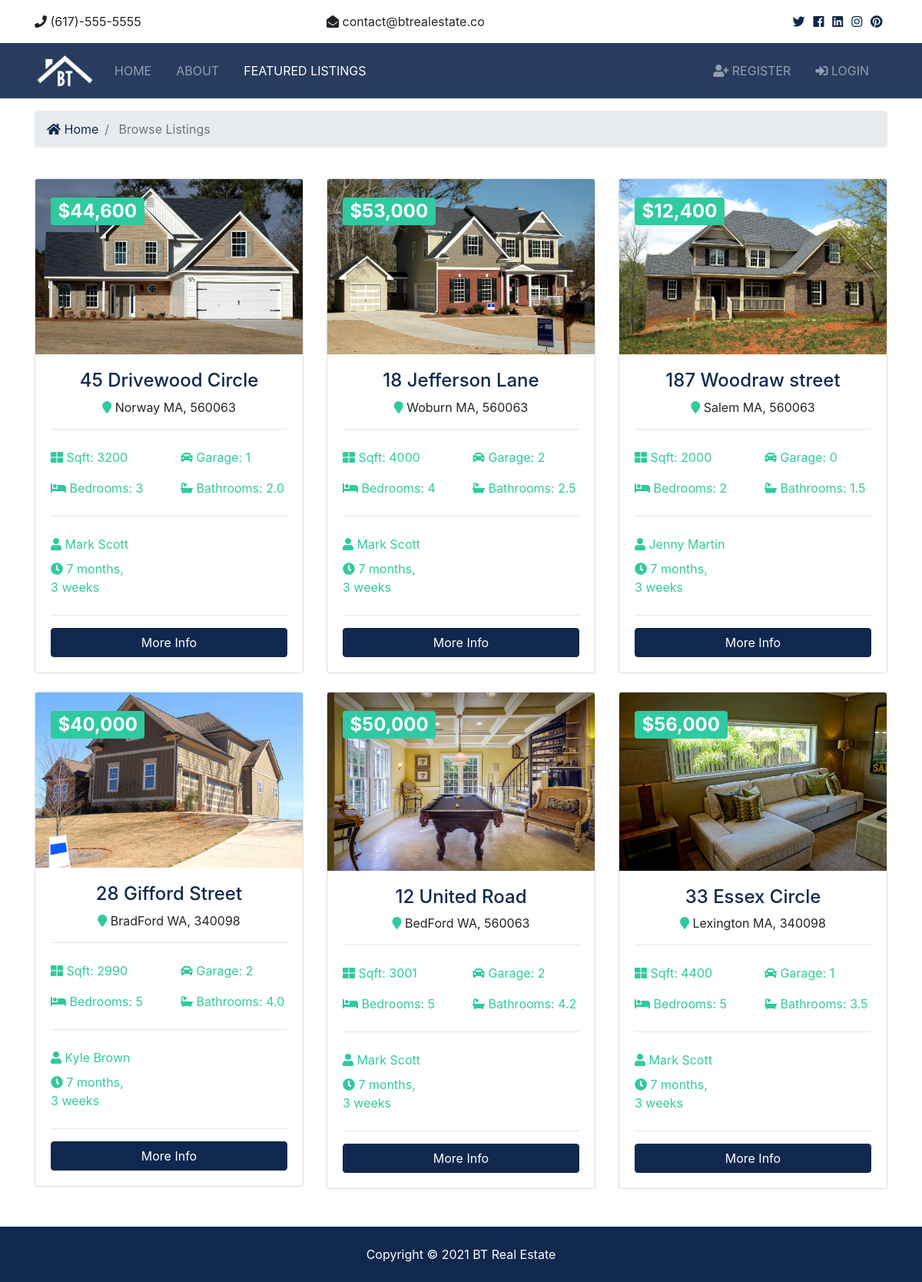
The page /listing/ on the database its author committed.
### listings/models.py (models this page shows, shortened)
class Listing(models.Model):
    realtor = models.ForeignKey(Realtor, on_delete=models.DO_NOTHING)
    title = models.CharField(max_length=200)
    address = models.CharField(max_length=200)
    city = models.CharField(max_length=100)
    state = models.CharField(max_length=100)
    zipcode = models.CharField(max_length=50)
    description = models.TextField(blank=True)
    price = models.IntegerField()
    bedrooms = models.IntegerField()
    bathrooms = models.DecimalField(max_digits=2, decimal_places=1)
    garage = models.IntegerField(default=0)
    sqft = models.IntegerField()
    lot_size = models.DecimalField(max_digits=5, decimal_places=1)
    photo_main = models.ImageField(upload_to='photos/%Y/%m/%d/')
    photo_1 = models.ImageField(upload_to='photos/%Y/%m/%d/', blank=True)
    photo_2 = models.ImageField(upload_to='photos/%Y/%m/%d/', blank=True)
    photo_3 = models.ImageField(upload_to='photos/%Y/%m/%d/', blank=True)
    photo_4 = models.ImageField(upload_to='photos/%Y/%m/%d/', blank=True)
    photo_5 = models.ImageField(upload_to='photos/%Y/%m/%d/', blank=True)
    photo_6 = models.ImageField(upload_to='photos/%Y/%m/%d/', blank=True)
    is_published = models.BooleanField(default=True)
    list_date = models.DateTimeField(default=datetime.now, blank=True)

### realtors/models.py (models this page shows)
class Realtor(models.Model):
    name = models.CharField(max_length=200)
    photo = models.ImageField(upload_to='photos/%Y/%m/%d/')
    description = models.TextField(blank=True)
    phone = models.CharField(max_length=200)
    email = models.CharField(max_length=200)
    is_mvp = models.BooleanField(default=False)
    hire_date = models.DateTimeField(default=datetime.now, blank=True)
    def __str__(self):
        return self.name

### listings/views.py (the view)
# urls.py: path('', views.index, name='listings'),
def index(request):
    listings = Listing.objects.order_by('-list_date').filter(is_published=True)
    paginator = Paginator(listings, 9)
    page = request.GET.get('page')
    paged_listings = paginator.get_page(page)
    context = {
        'listings': paged_listings,
    }
    return render(request, 'listings/listings.html', context)

### templates/listings/listings.html (shortened to what this page needs)
{% extends 'base.html' %}
{% load humanize %}
{% block content %}
<section id="bc" class="mt-3">
  <div class="container">
    <nav aria-label="breadcrumb">
      <ol class="breadcrumb">
        <li class="breadcrumb-item">
          <a href="{% url 'index' %}">
            <i class="fas fa-home"></i> Home</a>
        </li>
        <li class="breadcrumb-item active"> Browse Listings</li>
      </ol>
    </nav>
  </div>
</section>
<section id="listings" class="py-4">
  <div class="container">
    <div class="row">
      {% for listing in listings %}
      <div class="col-md-6 col-lg-4 mb-4">
        <div class="card listing-preview">
          <img class="card-img-top" src="{{ listing.photo_main.url }}" alt="">
          <div class="card-img-overlay">
            <h2>
              <span class="badge badge-secondary text-white">${{ listing.price | intcomma}}</span>
            </h2>
          </div>
          <div class="card-body">
            <div class="listing-heading text-center">
              <h4 class="text-primary">{{ listing.title }}</h4>
              <p>
                <i class="fas fa-map-marker text-secondary"></i> {{ listing.city }} {{ listing.state }},      {{ listing.zipcode }}
              </p>
            </div>
            <hr>
            <div class="row py-2 text-secondary">
              <div class="col-6">
                <i class="fas fa-th-large"></i> Sqft: {{ listing.sqft }}
              </div>
              <div class="col-6">
                <i class="fas fa-car"></i> Garage: {{ listing.garage }}
              </div>
            </div>
            <div class="row py-2 text-secondary">
              <div class="col-6">
                <i class="fas fa-bed"></i> Bedrooms: {{ listing.bedrooms }}
              </div>
              <div class="col-6">
                <i class="fas fa-bath"></i> Bathrooms: {{ listing.bathrooms }}
              </div>
            </div>
            <hr>
            <div class="row py-2 text-secondary">
              <div class="col-12">
                <i class="fas fa-user"></i> {{ listing.realtor }}
              </div>
            </div>
            <div class="row text-secondary pb-2">
              <div class="col-6">
                <i class="fas fa-clock"></i> {{ listing.list_date | timesince }}
              </div>
            </div>
            <hr>
            <a href="{% url 'listing' listing.id %}" class="btn btn-primary btn-block">More Info</a>
          </div>
        </div>
      </div>
      {% endfor %}
    </div>
    <div class="row">
      <div class="col-md-12">
      </div>
    </div>
  </div>
</section>
{% endblock content %}

### templates/base.html (shortened to what this page needs)
{% load static %}
<!DOCTYPE html>
<html lang="en">
<head>
    <link rel="stylesheet" href="{% static 'css/all.css' %}">
    <link rel="stylesheet" href="{% static 'css/bootstrap.css' %}">
    <link rel="stylesheet" href="{% static 'css/style.css' %}">
    <link rel="stylesheet" href="{% static 'css/lightbox.min.css' %}">
</head>
<body>
    {% include 'partials/_topbar.html' %}
    {% include 'partials/_navbar.html' %}
    {% block content %} {% endblock content %}
    {% include 'partials/_footer.html' %}
</body>
</html>

### templates/partials/_topbar.html
<section id="top-bar" class="p-3">
    <div class="container">
        <div class="row">
            <div class="col-md-4">
                <i class="fas fa-phone"></i> (617)-555-5555
            </div>
            <div class="col-md-4">
                <i class="fas fa-envelope-open"></i> contact@btrealestate.co
            </div>
            <div class="col-md-4">
                <div class="social text-right">
                    <a href="#">
                        <i class="fab fa-twitter"></i>
                    </a>
                    <a href="#">
                        <i class="fab fa-facebook"></i>
                    </a>
                    <a href="#">
                        <i class="fab fa-linkedin"></i>
                    </a>
                    <a href="#">
                        <i class="fab fa-instagram"></i>
                    </a>
                    <a href="#">
                        <i class="fab fa-pinterest"></i>
                    </a>
                </div>
            </div>
        </div>
    </div>
</section>

### templates/partials/_navbar.html (shortened to what this page needs)
{% load static %}
<nav class="navbar navbar-expand-lg navbar-dark bg-primary sticky-top">
    <div class="container">
        <a class="navbar-brand" href="{% url 'index' %}">
            <img src="{% static 'img/logo.png' %}" class="logo" alt="">
        </a>
        <div class="collapse navbar-collapse" id="navbarNavAltMarkup">
            <ul class="navbar-nav">
                <li {% if '/' == request.path %} class="nav-item active mr-3" {% else %} class="nav-item mr-3" {% endif %}>
                    <a class="nav-link" href="{% url 'index' %}">Home</a>
                </li>
                <li {% if 'about' in request.path %} class="nav-item active mr-3" {% else %} class="nav-item mr-3" {% endif %}>
                    <a class="nav-link" href="{% url 'about' %}">About</a>
                </li>
                <li {% if 'listing' in request.path %} class="nav-item active mr-3" {% else %} class="nav-item mr-3" {% endif %}>
                    <a class="nav-link" href="{% url 'listings' %}">Featured Listings</a>
                </li>
            </ul>
            {% if user.is_authenticated %}
            <ul class="navbar-nav ml-auto">
                <li {% if 'dashboard' in request.path %} class="nav-item active mr-3" {% else %} class="nav-item mr-3"
                    {% endif %}>
                    <a class="nav-link" href="{% url 'dashboard' %}">
                        {{ user.username }}, Dashboard</a>
                </li>
                <li class="nav-item mr-3">
                    <a class="nav-link" href="javascript:{document.getElementById('logout').submit()}">
                        <i class="fas fa-sign-out-alt"></i>
                        logout</a>
                    <form action="{% url 'logout' %}" method="POST" id="logout">
                        {% csrf_token %}
                        <input type="hidden">
                    </form>
                </li>
            </ul>
            {% else %}
            <ul class="navbar-nav ml-auto">
                <li {% if 'register' in request.path %} class="nav-item active mr-3" {% else %} class="nav-item mr-3" {% endif %}>
                    <a class="nav-link" href="{% url 'register' %}">
                        <i class="fas fa-user-plus"></i> Register</a>
                </li>
                <li {% if 'login' in request.path %} class="nav-item mr-3 active" {% else %} class="nav-item mr-3" {% endif %}>
                    <a class="nav-link" href="{% url 'login' %}">
                        <i class="fas fa-sign-in-alt"></i>
                        Login</a>
                </li>
            </ul>
            {% endif %}
        </div>
    </div>
</nav>

### templates/partials/_footer.html
<footer id="main-footer" class="py-4 bg-primary text-white text-center">
    Copyright &copy;
    <span class="year"></span> BT Real Estate
</footer>

### btre/static/css/all.css (style rules this page uses)
.fa, .fas, .far, .fal, .fab { -moz-osx-font-smoothing: grayscale; -webkit-font-smoothing: antialiased; display: inline-block; font-style: normal; font-variant: normal; text-rendering: auto; line-height: 1; }
.fa-bath:before { content: "\f2cd"; }
.fa-bed:before { content: "\f236"; }
.fa-car:before { content: "\f1b9"; }
.fa-clock:before { content: "\f017"; }
.fa-envelope-open:before { content: "\f2b6"; }
.fa-facebook:before { content: "\f09a"; }
.fa-home:before { content: "\f015"; }
.fa-instagram:before { content: "\f16d"; }
.fa-linkedin:before { content: "\f08c"; }
.fa-map-marker:before { content: "\f041"; }
.fa-phone:before { content: "\f095"; }
.fa-pinterest:before { content: "\f0d2"; }
.fa-sign-in-alt:before { content: "\f2f6"; }
.fa-th-large:before { content: "\f009"; }
.fa-twitter:before { content: "\f099"; }
.fa-user:before { content: "\f007"; }
.fa-user-plus:before { content: "\f234"; }
.fab { font-family: 'Font Awesome 5 Brands'; }
.fa, .fas { font-family: 'Font Awesome 5 Free'; font-weight: 900; }

### btre/static/css/style.css (style rules this page uses)
img { width: 100%; }
.logo { width: 80px; }
.navbar { opacity: 0.9; text-transform: uppercase; }
.social a { margin-right: 0.4rem; }
.listing-preview a { position: relative; }

### rows shown on the page
Listing: photo_main (picture), price "44,600", title "45 Drivewood Circle", city "Norway", state "MA", zipcode "560063", sqft "3200", garage "1", bedrooms "3", bathrooms "2.0", realtor "Mark Scott", list_date "7 months, 3 weeks"
Listing: photo_main (picture), price "53,000", title "18 Jefferson Lane", city "Woburn", state "MA", zipcode "560063", sqft "4000", garage "2", bedrooms "4", bathrooms "2.5", realtor "Mark Scott", list_date "7 months, 3 weeks"
Listing: photo_main (picture), price "12,400", title "187 Woodraw street", city "Salem", state "MA", zipcode "560063", sqft "2000", garage "0", bedrooms "2", bathrooms "1.5", realtor "Jenny Martin", list_date "7 months, 3 weeks"
Listing: photo_main (picture), price "40,000", title "28 Gifford Street", city "BradFord", state "WA", zipcode "340098", sqft "2990", garage "2", bedrooms "5", bathrooms "4.0", realtor "Kyle Brown", list_date "7 months, 3 weeks"
Listing: photo_main (picture), price "50,000", title "12 United Road", city "BedFord", state "WA", zipcode "560063", sqft "3001", garage "2", bedrooms "5", bathrooms "4.2", realtor "Mark Scott", list_date "7 months, 3 weeks"
Listing: photo_main (picture), price "56,000", title "33 Essex Circle", city "Lexington", state "MA", zipcode "340098", sqft "4400", garage "1", bedrooms "5", bathrooms "3.5", realtor "Mark Scott", list_date "7 months, 3 weeks"
